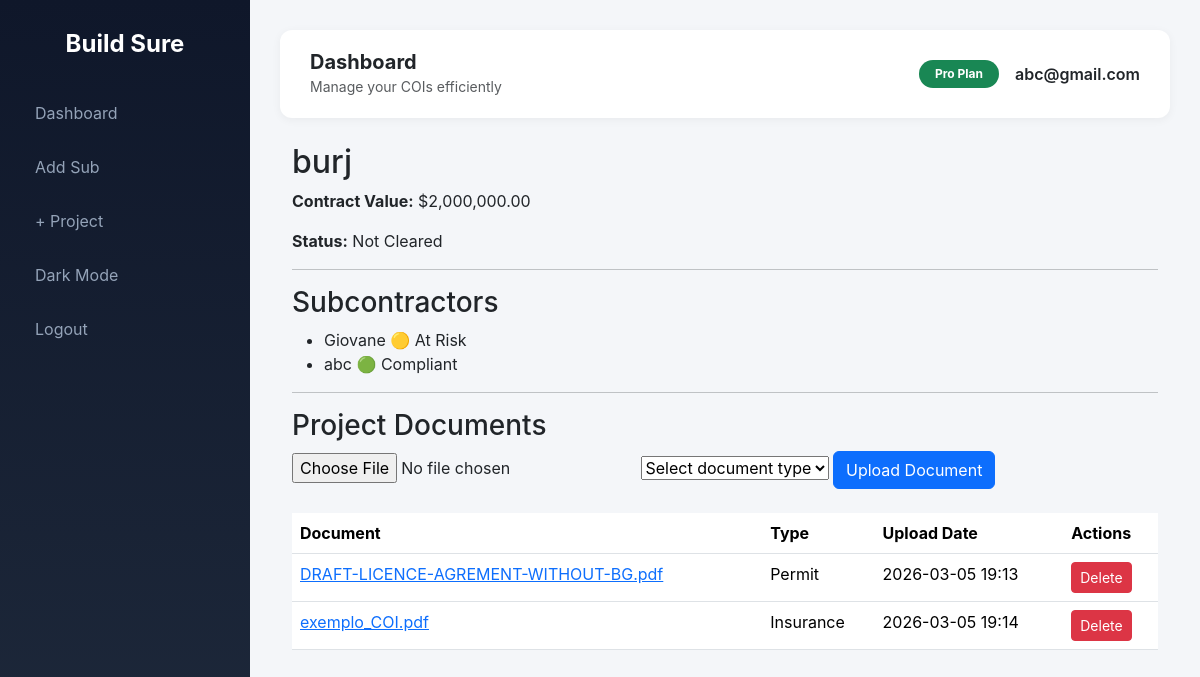
Screenshot of /project/1 (signed in) with the database file from the repository.
### main.py (models this page shows)
class User(db.Model, UserMixin):
    id = db.Column(db.Integer, primary_key=True)
    email = db.Column(db.String(120), unique=True, nullable=False)
    password = db.Column(db.String(200), nullable=False)
    timezone = db.Column(db.String(50), default="US/Eastern")
    paid = db.Column(db.Boolean, default=False)
    subs = db.relationship(
        'Subcontractor',
        backref='owner',
        cascade="all, delete-orphan",
        lazy=True
    )

class Project(db.Model):
    id = db.Column(db.Integer, primary_key=True)
    name = db.Column(db.String(150))
    contract_value = db.Column(db.Float)
    start_date = db.Column(db.Date)
    end_date = db.Column(db.Date)
    required_coverage = db.Column(db.Float, default=1000000)
    user_id = db.Column(db.Integer, db.ForeignKey('user.id'))
    subs = db.relationship('ProjectSubcontractor', backref='project', lazy=True)
    documents = db.relationship(
        'Document',
        backref='project',
        lazy=True,
        cascade="all, delete-orphan"
    )
    @property
    def mobilization_status(self):
        if not self.subs:
            return "Not Cleared"
        has_pending = False
        has_blocked = False
        for ps in self.subs:
            sub = ps.subcontractor
            if not sub:
                has_blocked = True
                continue
            if not sub.coi_expiration:
                has_blocked = True
                continue
            if self.end_date and sub.coi_expiration < self.end_date:
                has_blocked = True
                continue
            if ps.coverage_limit < self.required_coverage:
                has_blocked = True
                continue
            if sub.days_left is not None and sub.days_left <= 30:
                has_pending = True
        if has_blocked:
            return "Not Cleared"
        if has_pending:
            return "Pending Compliance"
        return "Ready to Mobilize"

class Subcontractor(db.Model):
    id = db.Column(db.Integer, primary_key=True)
    user_id = db.Column(
        db.Integer,
        db.ForeignKey('user.id'),
        nullable=False
    )
    name = db.Column(db.String(150))
    email = db.Column(db.String(150))
    phone = db.Column(db.String(30))
    role = db.Column(db.String(100))
    timezone = db.Column(db.String(50))
    coi_expiration = db.Column(db.Date)
    last_reminder_sent = db.Column(db.DateTime)
    documents = db.relationship(
        "Document",
        backref="sub",
        lazy=True,
        cascade="all, delete-orphan"
    )
    @property
    def days_left(self):
        if not self.coi_expiration:
            return None
        return (self.coi_expiration - date.today()).days
    @property
    def computed_status(self):
        days = self.days_left
        if days is None:
            return "compliant"
        if days < 0:
            return "expired"
        elif days <= 30:
            return "at_risk"
        else:
            return "compliant"

class ProjectSubcontractor(db.Model):
    id = db.Column(db.Integer, primary_key=True)
    project_id = db.Column(db.Integer, db.ForeignKey('project.id'))
    subcontractor_id = db.Column(db.Integer, db.ForeignKey('subcontractor.id'))
    approved_for_project = db.Column(db.Boolean, default=False)
    subcontractor = db.relationship('Subcontractor')
    coverage_limit = db.Column(db.Float, default=1000000)

class Document(db.Model):
    id = db.Column(db.Integer, primary_key=True)
    filename = db.Column(db.String(200))
    original_name = db.Column(db.String(200))
    document_type = db.Column(db.String(50))
    version = db.Column(db.Integer, default=1)
    upload_date = db.Column(db.DateTime, default=datetime.utcnow)
    sub_id = db.Column(
        db.Integer,
        db.ForeignKey("subcontractor.id"),
        nullable=True
    )
    project_id = db.Column(
        db.Integer,
        db.ForeignKey("project.id"),
        nullable=True
    )

### main.py (the view)
@app.route("/project/<int:project_id>")
@login_required
def view_project(project_id):
    project = Project.query.filter_by(
        id=project_id,
        user_id=current_user.id
    ).first_or_404()
    return render_template("view_project.html", project=project)

### main.py (called while the page is built)
@login_manager.user_loader
def load_user(user_id):
    return db.session.get(User, int(user_id))

@app.template_filter('format_local_time')
def format_local_time(value, tz_name="US/Eastern"):
    if not value:
        return ""
    try:
        tz = pytz.timezone(tz_name)
        return value.astimezone(tz).strftime("%Y-%m-%d %H:%M")
    except Exception:
        return value.strftime("%Y-%m-%d %H:%M")

### templates/view_project.html (shortened to what this page needs)
{% extends "base.html" %}
{% block content %}
<h2>{{ project.name }}</h2>
<p>
<strong>Contract Value:</strong>
${{ "{:,.2f}".format(project.contract_value or 0) }}
</p>
<p>
<strong>Status:</strong>
{{ project.mobilization_status }}
</p>
<hr>
<h3>Subcontractors</h3>
<ul>
{% for ps in project.subs %}
<li>
{{ ps.subcontractor.name }}
{% if ps.subcontractor.computed_status == "expired" %}
🔴 Expired
{% elif ps.subcontractor.computed_status == "at_risk" %}
🟡 At Risk
{% else %}
🟢 Compliant
{% endif %}
</li>
{% else %}
<li>No subcontractors linked.</li>
{% endfor %}
</ul>
<hr>
<h3>Project Documents</h3>
<form action="{{ url_for('upload_project_document', project_id=project.id) }}"
      method="POST"
      enctype="multipart/form-data">
<input type="file" name="file" required>
<select name="doc_type" required>
<option value="">Select document type</option>
</select>
<button type="submit" class="btn btn-primary">
Upload Document
</button>
</form>
<br>
{% if project.documents %}
<table class="table">
<thead>
<tr>
<th>Document</th>
<th>Type</th>
<th>Upload Date</th>
<th>Actions</th>
</tr>
</thead>
<tbody>
{% for doc in project.documents %}
<tr>
<td>
<a href="{{ url_for('view_document', doc_id=doc.id) }}">
{{ doc.original_name or doc.filename }}
</a>
</td>
<td>
{{ doc.document_type }}
</td>
<td>
{{ doc.upload_date|format_local_time(current_user.timezone) }}
</td>
<td>
<form action="{{ url_for('delete_document', doc_id=doc.id) }}"
      method="POST"
      style="display:inline;">
<button class="btn btn-danger btn-sm"
onclick="return confirm('Delete this document?')">
Delete
</button>
</form>
</td>
</tr>
{% endfor %}
</tbody>
</table>
{% else %}
<p>No documents uploaded.</p>
{% endif %}
{% endblock %}

### templates/base.html (shortened to what this page needs)
<!DOCTYPE html>
<html lang="en">
<head>
    <link href="https://cdn.jsdelivr.net/npm/bootstrap@5.3.2/dist/css/bootstrap.min.css" rel="stylesheet">
</head>
<body>
{% if current_user.is_authenticated %}
<div class="sidebar">
    <h4>Build Sure</h4>
    <a href="{{ url_for('dashboard') }}">Dashboard</a>
    <a href="{{ url_for('add_sub') }}">Add Sub</a>
    <a href="{{ url_for('add_project') }}" class="nav-btn">
    + Project
</a>
    <a href="#" id="toggleDark">Dark</a>
    <a href="{{ url_for('logout') }}">Logout</a>
</div>
{% endif %}
<div class="{% if current_user.is_authenticated %}main-content{% endif %}">
{% if current_user.is_authenticated %}
<div class="navbar-top d-flex justify-content-between align-items-center">
    <div class="d-flex align-items-center gap-3">
        <div>
            <h5 class="mb-0 fw-bold">Dashboard</h5>
            <small class="text-muted">Manage your COIs efficiently</small>
        </div>
    </div>
    <div class="d-flex align-items-center gap-3">
        <span class="badge bg-success rounded-pill px-3 py-2">
            Pro Plan
        </span>
        <span class="fw-semibold">{{ current_user.email }}</span>
    </div>
</div>
{% endif %}
<div class="position-fixed top-0 end-0 p-3" style="z-index: 9999">
</div>
<div class="container-fluid">
    {% block content %}{% endblock %}
</div>
</div>
</body>
</html>

### templates/base.html (style rules this page uses)
body { background-color: #f4f6f9; font-family: 'Inter', sans-serif; transition: background-color 0.3s ease, color 0.3s ease; }
.sidebar { height: 100vh; position: fixed; width: 250px; background: linear-gradient(180deg, #0f172a, #1e293b); color: white; padding-top: 30px; transition: transform 0.3s ease; }
.sidebar h4 { text-align: center; margin-bottom: 30px; font-weight: 700; }
.sidebar a { color: #94a3b8; text-decoration: none; display: block; padding: 12px 20px; border-radius: 10px; margin: 6px 15px; transition: 0.2s ease; }
.main-content { margin-left: 250px; padding: 30px; transition: margin-left 0.3s ease; }
.navbar-top { background: white; padding: 20px 30px; border-radius: 12px; margin-bottom: 25px; box-shadow: 0 2px 10px rgba(0,0,0,0.05); transition: background 0.3s ease; }

### rows the page displays
User: email "abc@gmail.com"
Project: name "burj", contract_value "2,000,000.00"
Subcontractor: mobilization_status "Not Cleared"
ProjectSubcontractor: subcontractor.name "Giovane", shows "🟡 At Risk"
ProjectSubcontractor: subcontractor.name "abc", shows "🟢 Compliant"
Document: original_name "DRAFT-LICENCE-AGREMENT-WITHOUT-BG.pdf", document_type "Permit", upload_date "2026-03-05 19:13"
Document: original_name "exemplo_COI.pdf", document_type "Insurance", upload_date "2026-03-05 19:14"
